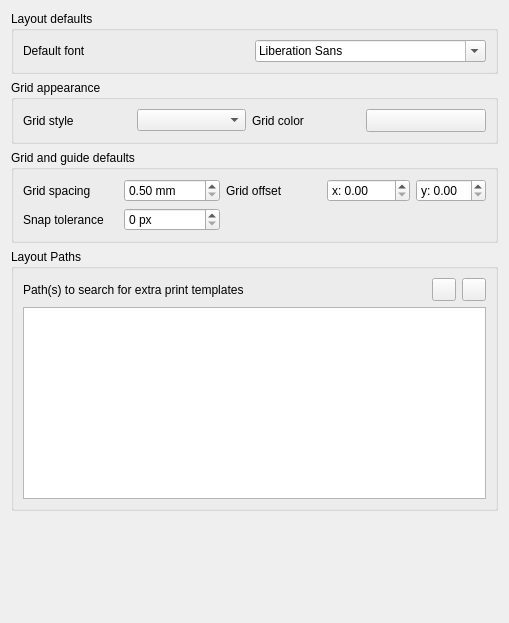
             <widget class="QWidget" name="mOptionsScrollAreaContents_12">
              <property name="geometry">
               <rect>
                <x>0</x>
                <y>0</y>
                <width>509</width>
                <height>623</height>
               </rect>
              </property>
              <layout class="QVBoxLayout" name="verticalLayout_39">
               <item>
                <widget class="QgsCollapsibleGroupBox" name="groupBox_3">
                 <property name="enabled">
                  <bool>true</bool>
                 </property>
                 <property name="title">
                  <string>Layout defaults</string>
                 </property>
                 <layout class="QGridLayout" name="gridLayout_8">
                  <item row="1" column="0">
                   <layout class="QHBoxLayout" name="horizontalLayout_39">
                    <item>
                     <widget class="QLabel" name="label_60">
                      <property name="text">
                       <string>Default font</string>
                      </property>
                     </widget>
                    </item>
                    <item>
                     <widget class="QFontComboBox" name="mComposerFontComboBox"/>
                    </item>
                   </layout>
                  </item>
                 </layout>
                </widget>
               </item>
               <item>
                <widget class="QgsCollapsibleGroupBox" name="groupBox_23">
                 <property name="title">
                  <string>Grid appearance</string>
                 </property>
                 <layout class="QGridLayout" name="gridLayout_9">
                  <item row="0" column="0">
                   <widget class="QLabel" name="label_66">
                    <property name="text">
                     <string>Grid style</string>
                    </property>
                   </widget>
                  </item>
                  <item row="0" column="2">
                   <widget class="QComboBox" name="mGridStyleComboBox"/>
                  </item>
                  <item row="0" column="3">
                   <widget class="QLabel" name="label_4">
                    <property name="text">
                     <string>Grid color</string>
                    </property>
                   </widget>
                  </item>
                  <item row="0" column="4">
                   <widget class="QgsColorButton" name="mGridColorButton">
                    <property name="minimumSize">
                     <size>
                      <width>120</width>
                      <height>0</height>
                     </size>
                    </property>
                    <property name="maximumSize">
                     <size>
                      <width>120</width>
                      <height>16777215</height>
                     </size>
                    </property>
                    <property name="text">
                     <string/>
                    </property>
                   </widget>
                  </item>
                 </layout>
                </widget>
               </item>
               <item>
                <widget class="QgsCollapsibleGroupBox" name="groupBox_24">
                 <property name="title">
                  <string>Grid and guide defaults</string>
                 </property>
                 <layout class="QGridLayout" name="gridLayout_11">
                  <item row="0" column="0">
                   <widget class="QLabel" name="label_61">
                    <property name="text">
                     <string>Grid spacing</string>
                    </property>
                   </widget>
                  </item>
                  <item row="0" column="1">
                   <widget class="QDoubleSpinBox" name="mGridResolutionSpinBox">
                    <property name="suffix">
                     <string> mm</string>
                    </property>
                    <property name="minimum">
                     <double>0.500000000000000</double>
                    </property>
                    <property name="maximum">
                     <double>9999.000000000000000</double>
                    </property>
                   </widget>
                  </item>
                  <item row="0" column="2">
                   <widget class="QLabel" name="label_63">
                    <property name="text">
                     <string>Grid offset</string>
                    </property>
                    <property name="wordWrap">
                     <bool>true</bool>
                    </property>
                   </widget>
                  </item>
                  <item row="0" column="3">
                   <layout class="QHBoxLayout" name="horizontalLayout_36">
                    <item>
                     <widget class="QDoubleSpinBox" name="mOffsetXSpinBox">
                      <property name="prefix">
                       <string>x: </string>
                      </property>
                      <property name="maximum">
                       <double>9999.000000000000000</double>
                      </property>
                     </widget>
                    </item>
                    <item>
                     <widget class="QDoubleSpinBox" name="mOffsetYSpinBox">
                      <property name="prefix">
                       <string>y: </string>
                      </property>
                      <property name="suffix">
                       <string/>
                      </property>
                     </widget>
                    </item>
                   </layout>
                  </item>
                  <item row="1" column="0">
                   <widget class="QLabel" name="label_62">
                    <property name="text">
                     <string>Snap tolerance</string>
                    </property>
                   </widget>
                  </item>
                  <item row="1" column="1">
                   <widget class="QSpinBox" name="mSnapToleranceSpinBox">
                    <property name="suffix">
                     <string> px</string>
                    </property>
                    <property name="maximum">
                     <number>200</number>
                    </property>
                   </widget>
                  </item>
                 </layout>
                </widget>
               </item>
               <item>
                <widget class="QgsCollapsibleGroupBox" name="groupBox_27">
                 <property name="title">
                  <string>Layout Paths</string>
                 </property>
                 <layout class="QGridLayout" name="_7">
                  <item row="0" column="0">
                   <widget class="QLabel" name="mSVGLabel_3">
                    <property name="text">
                     <string>Path(s) to search for extra print templates</string>
                    </property>
                   </widget>
                  </item>
                  <item row="0" column="1">
                   <spacer>
                    <property name="orientation">
                     <enum>Qt::Horizontal</enum>
                    </property>
                    <property name="sizeHint" stdset="0">
                     <size>
                      <width>31</width>
                      <height>20</height>
                     </size>
                    </property>
                   </spacer>
                  </item>
                  <item row="0" column="2">
                   <widget class="QToolButton" name="mBtnAddTemplatePath">
                    <property name="toolTip">
                     <string>Add new path</string>
                    </property>
                    <property name="text">
                     <string/>
                    </property>
                    <property name="icon">
                     <iconset resource="../../images/images.qrc">
                      <normaloff>:/images/themes/default/symbologyAdd.svg</normaloff>:/images/themes/default/symbologyAdd.svg</iconset>
                    </property>
                   </widget>
                  </item>
                  <item row="0" column="3">
                   <widget class="QToolButton" name="mBtnRemoveTemplatePath">
                    <property name="toolTip">
                     <string>Remove path</string>
                    </property>
                    <property name="text">
                     <string/>
                    </property>
                    <property name="icon">
                     <iconset resource="../../images/images.qrc">
                      <normaloff>:/images/themes/default/symbologyRemove.svg</normaloff>:/images/themes/default/symbologyRemove.svg</iconset>
                    </property>
                   </widget>
                  </item>
                  <item row="1" column="0" colspan="4">
                   <widget class="QListWidget" name="mListComposerTemplatePaths">
                    <property name="minimumSize">
                     <size>
                      <width>0</width>
                      <height>120</height>
                     </size>
                    </property>
                   </widget>
                  </item>
                 </layout>
                </widget>
               </item>
               <item>
                <spacer name="verticalSpacer_10">
                 <property name="orientation">
                  <enum>Qt::Vertical</enum>
                 </property>
                 <property name="sizeHint" stdset="0">
                  <size>
                   <width>20</width>
                   <height>40</height>
                  </size>
                 </property>
                </spacer>
               </item>
              </layout>
             </widget>
